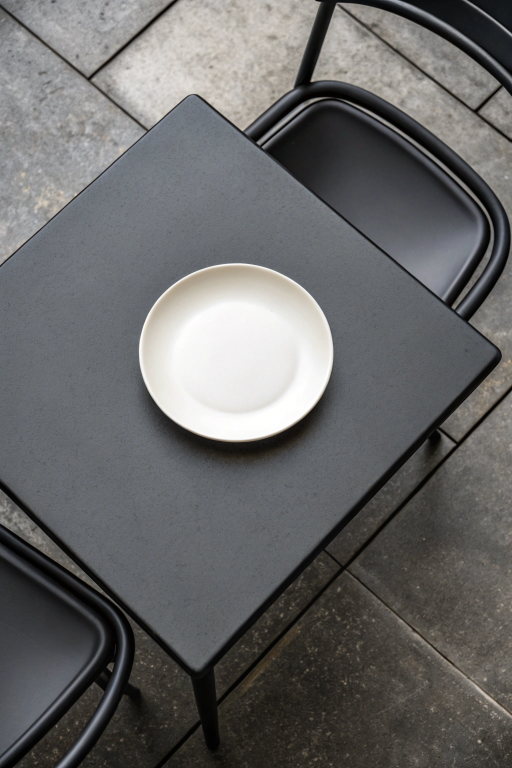
#> input picture images/IMG_2820.imread.png, 1024 x 1536 px, found by its file name (shown at 1/2 size)
$ jupyter execute canny_shape_detection.ipynb   (shell and % lines are left out)
#> lines starting #> are read from the running program, lines starting #| are printed output that depends on the picture; after the words box and inside, x2 and y2 are one past the last pixel; in counts of white or black regions, pixels touching at a corner belong together
## Поиск геометрических фигур с помощью Canny (Computer Vision)

Импорт библиотек и настройка

[cell 1]
import cv2
import matplotlib
from matplotlib import pyplot as plt
import numpy as np

# Настройка размера графиков
matplotlib.rcParams['figure.figsize'] = (20, 10)
print("✅ Библиотеки успешно импортированы")

[cell 2]
# Вставьте эту команду в свою ячейку кода и выполните:

# ИЛИ если нужны дополнительные модули:

Загрузка и проверка изображения

[cell 3]
# Загрузка изображения
image_path = '//content/sample_data/IMG_2820.imread.png'
image = cv2.imread(image_path)
#> image is the input picture: shape (1536, 1024, 3); mean B, G, R 103.5, 103.7, 103.9

# Проверка успешности загрузки
if image is None:
    print(f"❌ Ошибка: Не удалось загрузить изображение по пути: {image_path}")
    print("Проверьте:")
    print("- Существует ли файл")
    print("- Правильно ли указан путь")
    exit()
else:
    print(f"✅ Изображение загружено успешно")
    print(f"📐 Исходный размер: {image.shape}")
#| 📐 Исходный размер: (1536, 1024, 3)

# Изменение размера
image = cv2.resize(image, (480, 640))
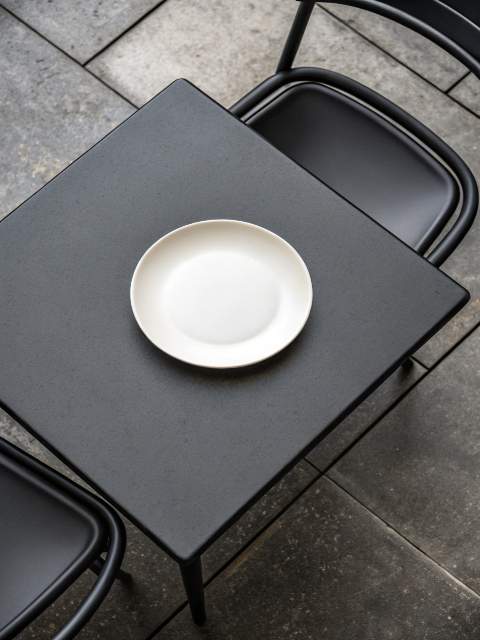
#> image: shape (640, 480, 3); mean B, G, R 103.4, 103.6, 103.8
print(f"📏 Новый размер: {image.shape}")
#| 📏 Новый размер: (640, 480, 3)

# Отображение исходного изображения
plt.figure(figsize=(10, 8))
plt.imshow(cv2.cvtColor(image, cv2.COLOR_BGR2RGB))
plt.title("Исходное изображение")
plt.axis('off')
plt.show()

[cell 4]
from google.colab import drive
drive.mount('/content/drive')

Предварительная обработка изображения

[cell 5]
# Конвертация в grayscale
gray = cv2.cvtColor(image, cv2.COLOR_BGR2GRAY)
print("✅ Конвертация в grayscale выполнена")

# Применение размытия для уменьшения шума
gray_blurred = cv2.GaussianBlur(gray, (5, 5), 0)
print("✅ Размытие применено")

# Выделение границ с помощью детектора Canny
edged = cv2.Canny(gray_blurred, 10, 50)
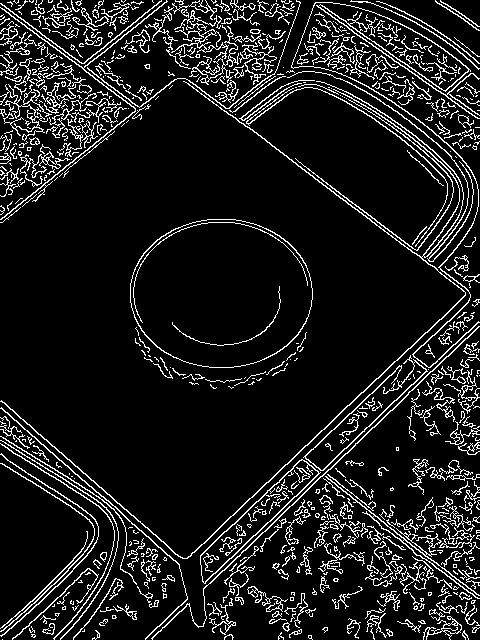
#> edged: shape (640, 480); 10.9% white in thin lines or dots
print("✅ Границы выделены (Canny)")

# Визуализация этапов предобработки
fig, axes = plt.subplots(1, 3, figsize=(20, 5))

axes[0].imshow(gray, cmap='gray')
axes[0].set_title("Grayscale")
axes[0].axis('off')

axes[1].imshow(gray_blurred, cmap='gray')
axes[1].set_title("После размытия")
axes[1].axis('off')

axes[2].imshow(edged, cmap='gray')
axes[2].set_title("Границы (Canny)")
axes[2].axis('off')

plt.tight_layout()
plt.show()
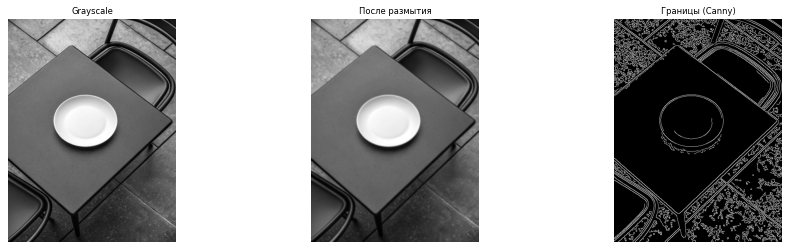
#> figure drawn by matplotlib, 3 panels

Поиск контуров

[cell 6]
# Поиск контуров
cnts = cv2.findContours(edged.copy(), cv2.RETR_LIST, cv2.CHAIN_APPROX_SIMPLE)
#> cnts = 892 contours, 735 with area under 20; largest, box (x1, y1, x2, y2) and area: (130, 219, 313, 368) 21348, (130, 219, 313, 368) 21212, (200, 459, 321, 584) 3522, (200, 459, 319, 584) 3302, (0, 81, 466, 559) 830
cnts = cnts[0] if len(cnts) == 2 else cnts[1]  # Совместимость с разными версиями OpenCV

if len(cnts) == 0:
    print("❌ Контуры не найдены!")
    exit()
else:
    print(f"✅ Найдено контуров: {len(cnts)}")
#| ✅ Найдено контуров: 892

# Сортировка контуров по площади (от большего к меньшему)
cnts = sorted(cnts, key=cv2.contourArea, reverse=True)
print("✅ Контуры отсортированы по площади")

Поиск и отрисовка четырехугольника

[cell 7]
print("\n🔍 Поиск четырехугольника...")
solution_rect = None

for c in cnts:
    # Вычисление периметра для аппроксимации
    peri = cv2.arcLength(c, True)
    # Аппроксимация контура
    approx = cv2.approxPolyDP(c, 0.02 * peri, True)

    # Если контур имеет 4 вершины - это наш четырехугольник
    if len(approx) == 4:
        solution_rect = approx
        print("✅ Четырехугольник найден!")
        break
#> this loop made 3 passes
#> (peri, solution_rect) on pass 3: (360.5, [[320, 472], [299, 460], [200, 555], [202, 581]])
#> peri on passes 1 to 2: 549.9, 547.5
#| ✅ Четырехугольник найден!

# Отрисовка результата
if solution_rect is not None:
    image_rect = image.copy()
    cv2.drawContours(image_rect, [solution_rect], -1, (0, 255, 0), 3)
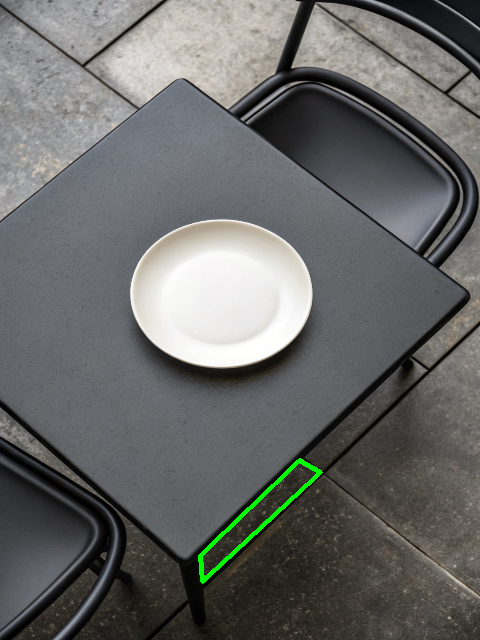
#> image_rect: shape (640, 480, 3); 0.49% of pixels changed, all inside (x1, y1, x2, y2) = (198, 458, 323, 584)

    plt.figure(figsize=(10, 8))
    plt.imshow(cv2.cvtColor(image_rect, cv2.COLOR_BGR2RGB))
    plt.title("Найденный четырехугольник")
    plt.axis('off')
    plt.show()
else:
    print("❌ Четырехугольник не найден")

Поиск и отрисовка круглых объектов

[cell 8]
print("\n🔍 Поиск круглых объектов...")
solution_circle = None

for c in cnts:
    # Получение минимальной окружающей окружности
    (x, y), radius = cv2.minEnclosingCircle(c)
    circle_area = np.pi * (radius ** 2)
    contour_area = cv2.contourArea(c)

    # Проверка на схожесть с кругом (площадь контура близка к площади окружности)
    if contour_area > 0 and circle_area > 0:  # Защита от деления на ноль
        ratio = contour_area / circle_area
        if ratio > 0.8:  # Если отношение больше 80% - считаем кругом
            solution_circle = c
            print(f"✅ Круглый объект найден (отношение площадей: {ratio:.2f})")
            break
#> this loop made 1 pass
#> (x, y, radius, circle_area, contour_area, ratio) on pass 1: (220.9, 292.5, 91.36, 26223.8, 21348, 0.814)
#| ✅ Круглый объект найден (отношение площадей: 0.81)

# Отрисовка результата
if solution_circle is not None:
    image_circle = image.copy()
    cv2.drawContours(image_circle, [solution_circle], -1, (0, 255, 0), 3)
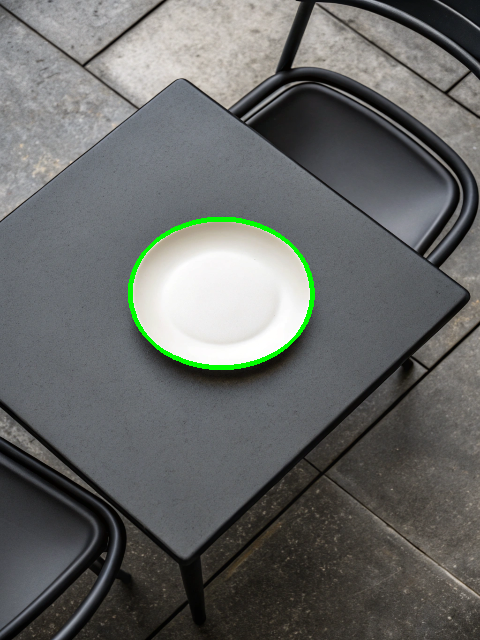
#> image_circle: shape (640, 480, 3); 0.77% of pixels changed, all inside (x1, y1, x2, y2) = (128, 217, 315, 370)

    plt.figure(figsize=(10, 8))
    plt.imshow(cv2.cvtColor(image_circle, cv2.COLOR_BGR2RGB))
    plt.title("Найденный круглый объект")
    plt.axis('off')
    plt.show()
else:
    print("❌ Круглые объекты не найдены")

Итоговый отчет

[cell 9]
print("\n" + "="*50)
print("📊 ИТОГОВЫЙ ОТЧЕТ")
print("="*50)
print(f"📁 Изображение: {image_path}")
print(f"📐 Размер: {image.shape}")
#| 📐 Размер: (640, 480, 3)
print(f"🔍 Найдено контуров: {len(cnts)}")
#| 🔍 Найдено контуров: 892
print(f"⬜ Найден четырехугольник: {'✅ Да' if solution_rect is not None else '❌ Нет'}")
#| ⬜ Найден четырехугольник: ✅ Да
print(f"⭕ Найден круглый объект: {'✅ Да' if solution_circle is not None else '❌ Нет'}")
#| ⭕ Найден круглый объект: ✅ Да
print("="*50)
